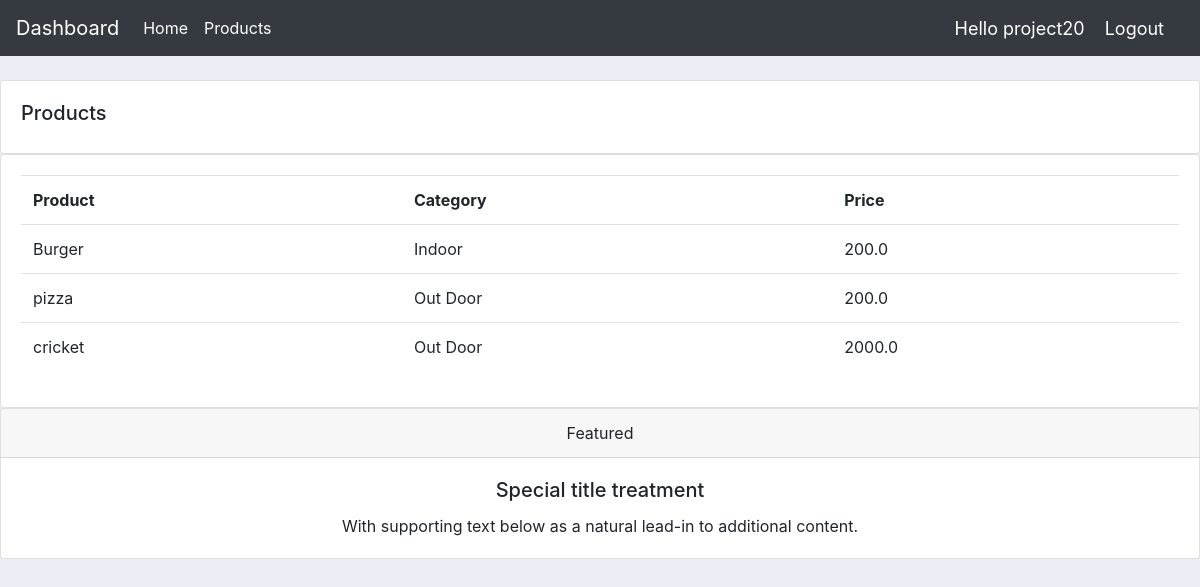
Screenshot of /products/ (signed in) with the database file from the repository.
### crm/models.py (models this page shows, shortened)
class Product(models.Model):
    CATEGORY = (
        ('Indoor', 'Indoor'),
        ('Out Door', 'Out Door'),
    )
    name = models.CharField(max_length=200, null=True)
    price = models.FloatField(null=True)
    category = models.CharField(max_length=200, null=True, choices=CATEGORY)
    description = models.TextField(max_length=1000, null=True, blank=True)
    date_created = models.DateTimeField(auto_now_add=True, null=True)
    tag = models.ManyToManyField(Tag)

### crm/decorators.py (the view)
        def wrapper_func(request, *args, **kwargs):
            group = None
            if request.user.groups.exists():
                group = request.user.groups.all()[0].name
            if group in allowed_roles:
                return view_func(request, *args, **kwargs)
            else:
                return HttpResponse('you are not allowed')

### crm/views.py (called while the page is built)
@login_required(login_url='loginPage')
@allowed_users(allowed_roles=['admin'])
def products(request):
    products = Product.objects.all()
    return render(request, 'crm/products.html', {'products': products})

### crm/templates/crm/products.html (shortened to what this page needs)
{% extends 'crm/main.html' %}
{% block content %}
<br>
		<div class="row">
			<div class="col-md">
				<div class="card card-body">
					<h5>Products</h5>
				</div>
				<div class="card card-body">
					<table class="table">
						<tr>
							<th>Product</th>
							<th>Category</th>
							<th>Price</th>
						</tr>
                        {% for i in products %}
                        <tr>
                            <td>{{i.name}}</td>
                            <td>{{i.category}}</td>
                            <td>{{i.price}}</td>
                        </tr>
                        {% endfor %}
					</table>
				</div>
			</div>
		</div>
{% endblock %}

### crm/templates/crm/navbar.html (shortened to what this page needs)
{% load static %}
<nav class="navbar navbar-expand-lg navbar-dark bg-dark">
  <a class="navbar-brand " href="{% url 'home' %}">Dashboard</a>
  <div class="collapse navbar-collapse" id="navbarNav">
    <ul class="navbar-nav">
      {% if request.user.is_staff %}
      <li class="nav-item active">
        <a class="nav-link" href="{% url 'home' %}">Home</a>
      </li>
      <li class="nav-item active">
        <a class="nav-link" href="{% url 'products' %}">Products</a>
      </li>
      {% else %}
      <li class="nav-item active">
        <a class="nav-link" href="{% url 'accountSettings' %}">Settings</a>
      </li>
      {% endif %}
    </ul>
  </div>
  <span class="hello-msg">Hello {{request.user}}</span>
  <span><a class="hello-msg" href="{% url 'logoutUser' %}">Logout</a></span>
</nav>

### crm/static/css/main.css (style rules this page uses)
body { background-color: #ebeff5; }

### crm/templates/crm/navbar.html (style rules this page uses)
.hello-msg { font-size: 18px; color: #fff; margin-right: 20px }

### rows the page displays
Product: name "Burger", category "Indoor", price "200.0"
Product: name "pizza", category "Out Door", price "200.0"
Product: name "cricket", category "Out Door", price "2000.0"

### other values shown
{{ request.user }} "project20"
